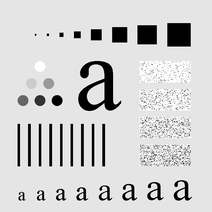
%> input picture Labs/Lab3/Project04-04/Fig0441(a)(characters_test_pattern).tif, 212 x 212 px, shrunk from 688 x 688 before the run
$ octave main.m   (GNU Octave 9; MATLAB toolbox functions it lacks are replaced by stand-ins)
%> lines starting %> are read from the running program, lines starting %| are printed output that depends on the picture; in (x1, y1, x2, y2) boxes, pixels count from 0 and x2, y2 are one past the last pixel; in counts of white or black regions, pixels touching at a corner belong together; the program's own positions count from 1
### Labs/Lab3/Project04-04/myGHPF.m
function output = myGHPF(D0, M, N)
    output = single(zeros(M, N));
    for u = 1:M
        for v = 1:N
            D = sqrt((u - M / 2)^2 + (v - N / 2)^2);
            output(u, v) = 1 - exp(-D^2 / (2 * D0^2));
        end
    end
end

### Labs/Lab3/Project04-04/main.m
clear;
close all;

input = imread("Fig0441(a)(characters_test_pattern).tif");
%> input is the input picture: size 212x212 uint8; min 0, max 255, mean 207.5
input = im2single(input);
%> input: size 212x212 single

[M, N] = size(input);
%> M = 212; N = 212

% show the original image
imshow(input);
title("(a)");
saveas(gcf, "original_image.png");
close all;

% padding
input = padarray(input, [M N], 0, "post");
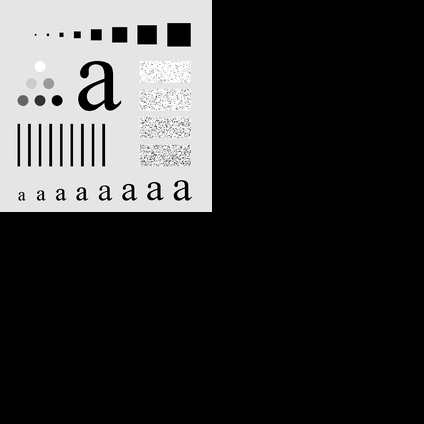
%> input: size 424x424 single; min 0, max 1, mean 0.203

[M, N] = size(input);
%> M = 424; N = 424

% Multiply the image by (-1)^(x+y)
for x = 1:M
    for y = 1:N
        input(x, y) = input(x, y) * (-1)^(x+y);
    end
end
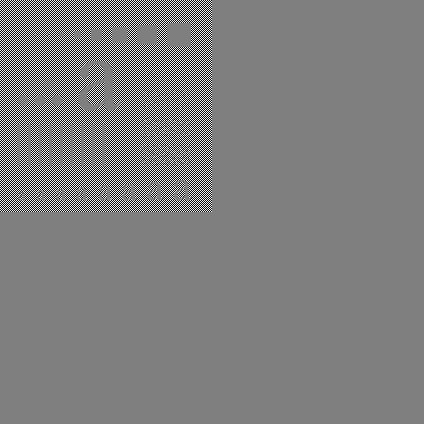
%> input: size 424x424 single; 11.91% of pixels changed, all inside (x1, y1, x2, y2) = (0, 0, 212, 212); drawn with min black and max white

% D0 = 60
% Compute the 2D DFT of the image
output = fft2(input);
% output = fftshift(output);

% Multiply the result by a high pass filter
D0 = 60;
filter = myGHPF(D0, M, N);
%> after the loop in myGHPF, `for u = 1:M`:
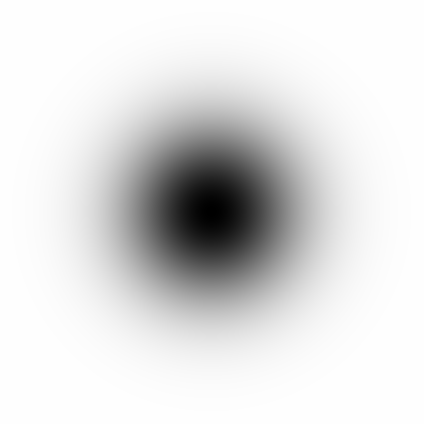
%> output: size 424x424 single; min 0, max 1, mean 0.874
output = output .* filter;

% Compute the 2D inverse DFT of the image
output = ifft2(output);
% output = ifftshift(output);

% Multiply the image by (-1)^(x+y)
for x = 1:M
    for y = 1:N
        output(x, y) = output(x, y) * (-1)^(x+y);
    end
end

% Back to the original size
output = output(1:M / 2, 1:N / 2);

% show the result
imshow(output);
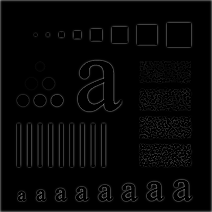
%> displayed picture: size 212x212, on the screen's scale of 0 to 255; min 0, max 124, mean 6.5
title("(b)");
saveas(gcf, "result_image(b).png");
close all;

%D0 = 160
% Compute the 2D DFT of the image
output = fft2(input);
% output = fftshift(output);

% Multiply the result by a high pass filter
D0 = 160;
filter = myGHPF(D0, M, N);
%> call 2 of myGHPF, with D0 = 160, M = 424, N = 424
%> after the loop in myGHPF (call 2), `for u = 1:M`:
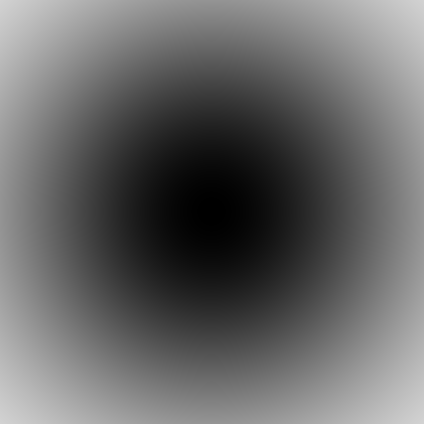
%> output: size 424x424 single; min 0, max 0.827, mean 0.406
output = output .* filter;

% Compute the 2D inverse DFT of the image
output = ifft2(output);
% output = ifftshift(output);

% Multiply the image by (-1)^(x+y)
for x = 1:M
    for y = 1:N
        output(x, y) = output(x, y) * (-1)^(x+y);
    end
end

% Back to the original size
output = output(1:M / 2, 1:N / 2);

% show the result
imshow(output);
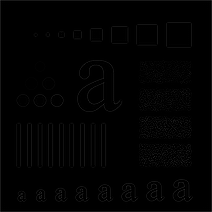
%> displayed picture: size 212x212, on the screen's scale of 0 to 255; min 0, max 50, mean 2
title("(e)");
saveas(gcf, "result_image(e).png");
close all;
